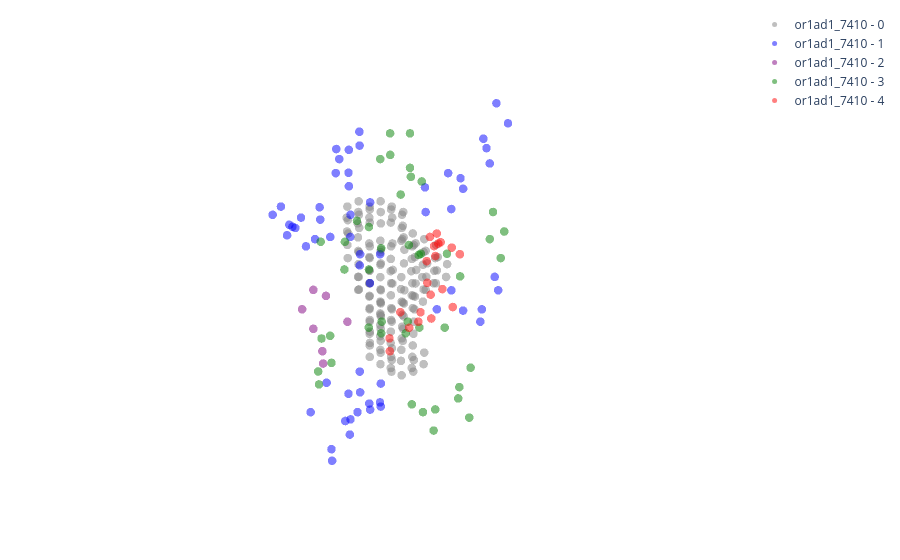

Notebook source saved alongside this figure:
### Code cell
"""
Visualization of PCA input voxels 
"""

import plotly.graph_objects as go 

# Define a colormap for voxel properties (0-6)
color_map = {
    0: 'gray',       # Empty space
    1: 'blue',       # Aliphatic apolar
    2: 'purple',     # Aromatic
    3: 'green',      # Polar uncharged
    4: 'red',        # Negatively charged
    5: 'orange',     # Positively charged
    6: 'black'       # Non-standard residues
}

vis_index = [i for i, s in enumerate(lig_res_coords.keys()) if 'or1ad1_7410' in s.lower()]


voxelized_array, voxel_shape  = vf.voxelize_cavity(cavity_coords  = lig_surf_coords, 
                                                   residue_coords = lig_res_coords, 
                                                   resolution=1)

labeled_voxels = [vf.convert_properties(_voxels) for _voxels in voxelized_array]
voxel_data = np.array(labeled_voxels)[vis_index]
labels = [list(lig_res_coords.keys())[i] for i in vis_index]

fig = go.Figure()
for i, (label, voxel_grid) in enumerate(zip(labels, voxel_data)):
    for _property in np.unique(voxel_grid): 
        if _property == -1:
            continue  # Skip empty space
        
        # Get occupied voxels for the current property
        occupied_voxels = np.array(np.where(voxel_grid == _property)).T
        if len(occupied_voxels) == 0:
            continue  # Skip if no voxels found

        # Extract x, y, z coordinates
        x, y, z = occupied_voxels[:, 0], occupied_voxels[:, 1], occupied_voxels[:, 2]

        # Add scatter plot for the current property type
        fig.add_trace(go.Scatter3d(
            x=x, y=y, z=z,
            mode='markers',
            name=f"{label} - {str(_property)}",
            marker=dict(
                size=5,
                color=color_map[_property],  # Assign color based on property
                opacity=0.5
            ),
            # legend = label, 
            legendgroup = label
        ))
        
fig = pf._plotly_blank_style(fig)
fig.show()
# fig.write_html('/mnt/data2/Justice/OR_learning/output/Canonical_bc/AF3/define_AF3_CBC/Demo_vox_property.html')

### Figure 1 — Plotly figure (JSON) as saved in the notebook; plotly's stock layout.template omitted (floating-point values rounded to 4 significant figures; data arrays with more than 128 entries replaced by an {"elided": "..."} marker saying what was removed)
{"data": [{"legendgroup": "or1ad1_7410", "marker": {"color": "gray", "opacity": 0.5, "size": 5}, "mode": "markers", "name": "or1ad1_7410 - 0", "type": "scatter3d", "x": {"elided": "158 int values"}, "y": {"elided": "158 int values"}, "z": {"elided": "158 int values"}}, {"legendgroup": "or1ad1_7410", "marker": {"color": "blue", "opacity": 0.5, "size": 5}, "mode": "markers", "name": "or1ad1_7410 - 1", "type": "scatter3d", "x": [11, 11, 11, 12, 13, 14, 14, 15, 15, 15, 15, 15, 15, 16, 16, 16, 16, 16, 16, 16, 16, 16, 17, 17, 17, 17, 18, 18, 18, 18, 18, 18, 18, 18, 18, 19, 19, 20, 20, 21, 21, 21, 21, 21, 21, 21, 22, 22, 22, 22, 23, 23, 23, 23, 24, 24, 25, 26, 27, 28, 28], "y": [20, 20, 21, 20, 21, 19, 20, 12, 12, 13, 18, 21, 24, 11, 12, 12, 15, 19, 21, 24, 24, 25, 13, 13, 13, 14, 11, 11, 12, 13, 15, 16, 22, 23, 24, 9, 14, 10, 19, 11, 12, 13, 14, 18, 18, 19, 11, 12, 14, 18, 19, 19, 22, 22, 18, 22, 22, 22, 20, 23, 23], "z": [17, 21, 20, 19, 19, 17, 17, 17, 18, 13, 16, 17, 12, 16, 12, 17, 10, 15, 16, 9, 10, 12, 11, 15, 16, 10, 12, 13, 11, 18, 10, 9, 10, 12, 11, 11, 17, 12, 1, 12, 13, 12, 13, 2, 4, 1, 14, 15, 15, 0, 0, 4, 5, 7, 5, 6, 6, 6, 6, 5, 6]}, {"legendgroup": "or1ad1_7410", "marker": {"color": "purple", "opacity": 0.5, "size": 5}, "mode": "markers", "name": "or1ad1_7410 - 2", "type": "scatter3d", "x": [22, 22, 23, 24, 24, 25, 25], "y": [16, 18, 16, 16, 17, 19, 19], "z": [10, 9, 11, 10, 9, 8, 9]}, {"legendgroup": "or1ad1_7410", "marker": {"color": "green", "opacity": 0.5, "size": 5}, "mode": "markers", "name": "or1ad1_7410 - 3", "type": "scatter3d", "x": [11, 12, 12, 13, 13, 13, 13, 13, 13, 13, 14, 14, 18, 19, 19, 19, 20, 20, 20, 20, 20, 20, 20, 21, 21, 21, 21, 21, 22, 22, 22, 22, 22, 23, 23, 23, 23, 24, 24, 25, 26, 26, 27, 27], "y": [13, 12, 14, 13, 15, 16, 22, 22, 23, 23, 13, 15, 25, 25, 25, 26, 22, 22, 23, 24, 24, 24, 25, 18, 19, 20, 23, 25, 18, 20, 23, 23, 24, 17, 19, 22, 24, 22, 23, 19, 21, 21, 21, 21], "z": [17, 17, 15, 16, 15, 15, 13, 15, 12, 14, 16, 14, 7, 5, 6, 4, 3, 15, 3, 2, 4, 16, 15, 16, 16, 15, 16, 12, 15, 14, 11, 17, 12, 15, 14, 11, 13, 12, 13, 10, 10, 12, 9, 10]}, {"legendgroup": "or1ad1_7410", "marker": {"color": "red", "opacity": 0.5, "size": 5}, "mode": "markers", "name": "or1ad1_7410 - 4", "type": "scatter3d", "x": [10, 11, 11, 12, 12, 12, 13, 13, 13, 13, 15, 15, 15, 15, 16, 16, 16, 17, 17, 18], "y": [15, 16, 16, 16, 17, 19, 17, 17, 18, 19, 18, 19, 20, 21, 18, 19, 20, 17, 18, 18], "z": [8, 8, 10, 8, 10, 10, 7, 11, 11, 11, 5, 8, 9, 8, 5, 7, 7, 4, 7, 4]}], "layout": {"margin": {"b": 10, "l": 10, "r": 10, "t": 10}, "scene": {"xaxis": {"showbackground": false, "visible": false}, "yaxis": {"showbackground": false, "visible": false}, "zaxis": {"showbackground": false, "visible": false}}}}
